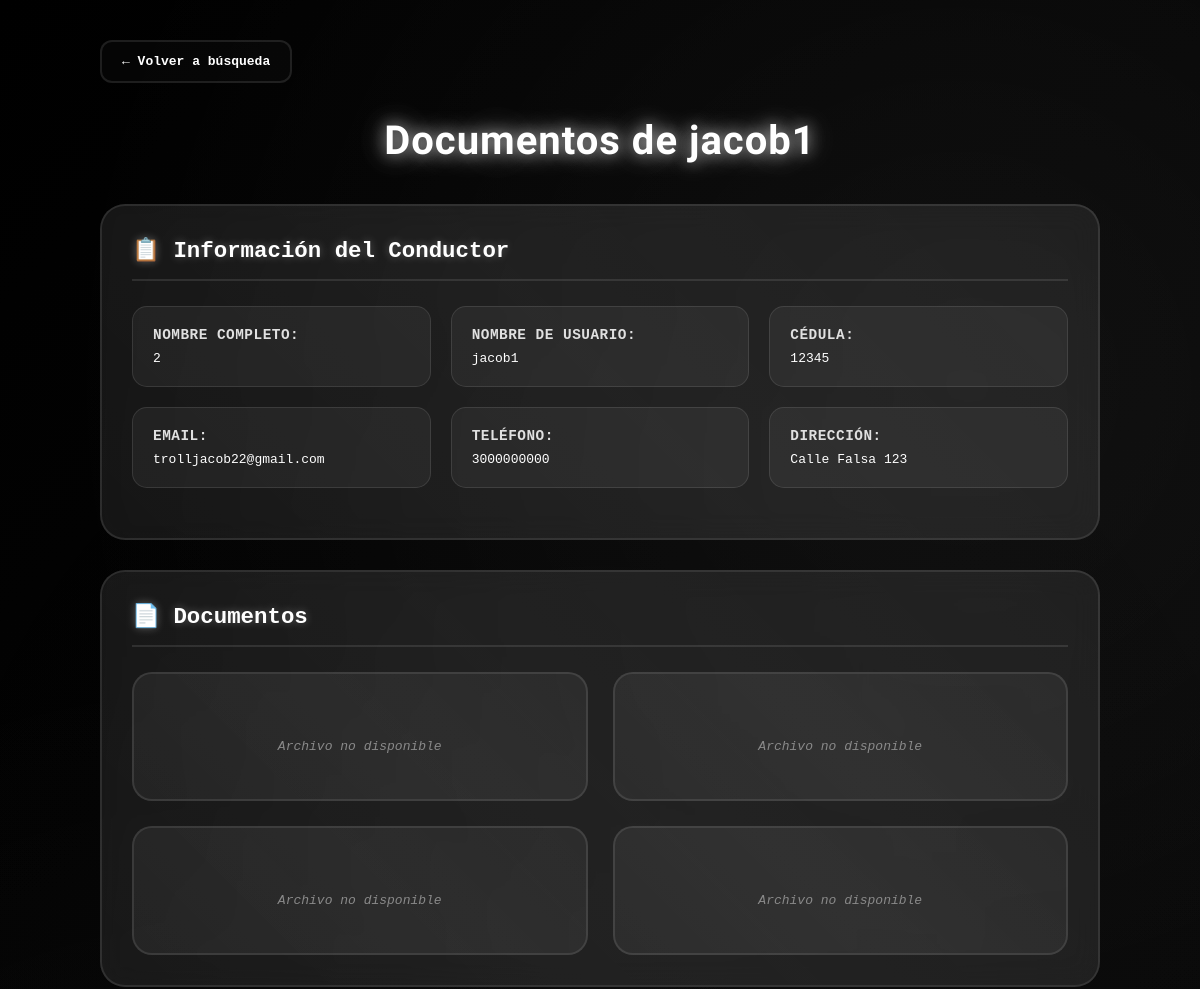
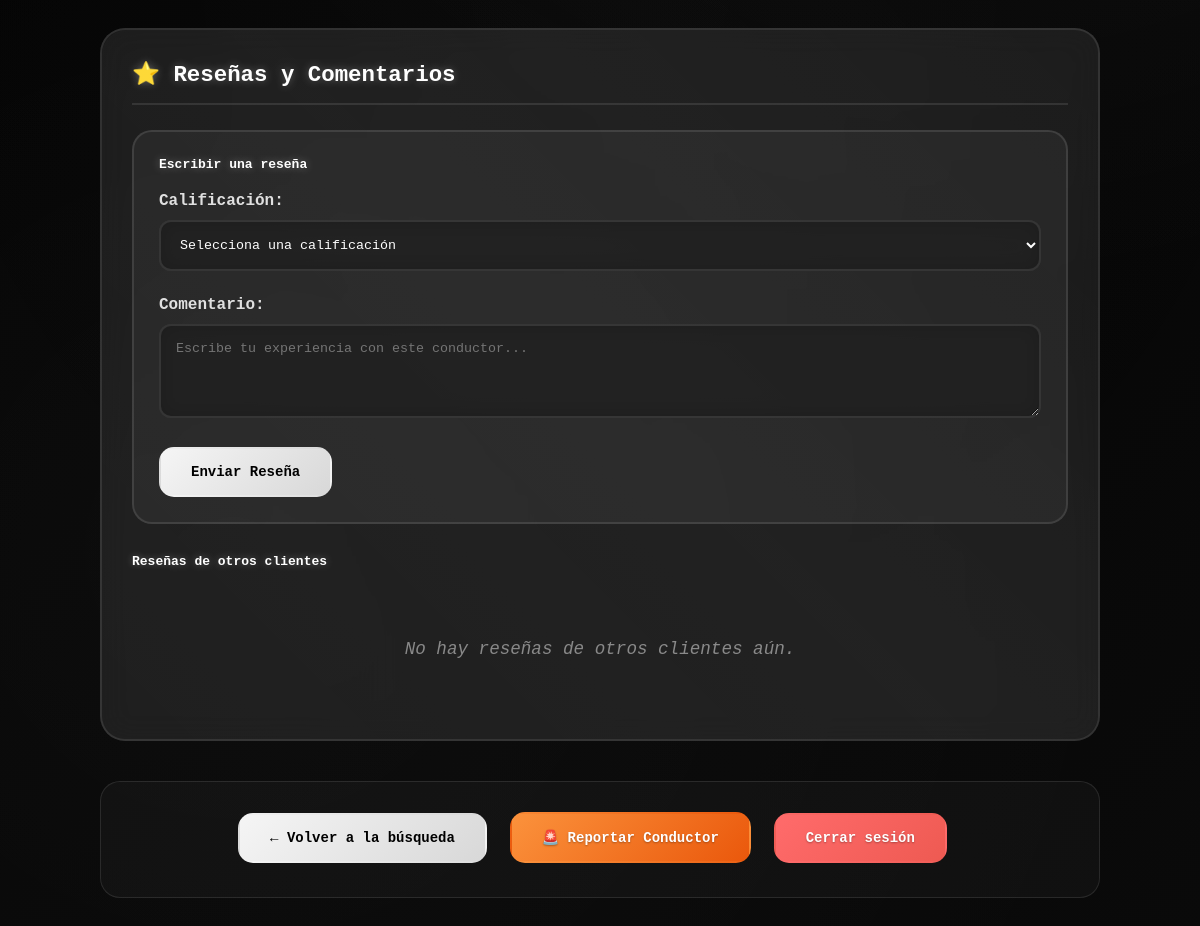
The app's page /ver-documentos/1/ with its own data (2 pictures, top to bottom).
### conductores/models.py (models this page shows, shortened)
class Conductor(models.Model):
    user = models.OneToOneField(User, on_delete=models.CASCADE, related_name='conductor')
    nombre = models.CharField(max_length = 30)
    cedula = models.CharField(max_length=15)
    telefono = models.CharField(max_length=20)
    direccion = models.CharField(max_length=100)
    @property
    def correo(self):
        return self.user.email

class Documento(models.Model):
    TIPO_CHOICES = [
        ('licencia', 'Licencia de conducción'),
        ('SOAT', 'SOAT'),
        ('RTM', 'Revisión técnico-mecánica'),
    ]
    ESTADO_CHOICES = [
        ('pendiente', 'Pendiente'),
        ('validado', 'Validado'),
        ('rechazado', 'Rechazado'),
    ]
    conductor = models.ForeignKey(Conductor, on_delete=models.CASCADE, related_name='documentos')
    tipo = models.CharField(max_length=20, choices=TIPO_CHOICES)
    archivo = models.FileField(upload_to='documentos/')
    fecha_subida = models.DateField(auto_now_add=True)  # ✅ se guarda automáticamente al subir
    fecha_vencimiento = models.DateField()
    estado = models.CharField(max_length=10, choices=ESTADO_CHOICES, default='pendiente')

### tasks/views.py (the view)
# urls.py: path('ver-documentos/<int:conductor_id>/', ver_documentos_conductor, name='ver_documentos_conductor'),
def ver_documentos_conductor(request, conductor_id):
    conductor = get_object_or_404(Conductor, id=conductor_id)
    documentos = Documento.objects.filter(conductor=conductor)
    for documento in documentos:
        if documento.archivo and documento.archivo.name:
            try:
                documento.archivo_exists = documento.archivo.storage.exists(documento.archivo.name)
            except Exception as e:
                documento.archivo_exists = False
                print(f"Error verificando archivo {documento.archivo.name}: {e}")
        else:
            documento.archivo_exists = False
    reseña_existente = False
    otras_reseñas = []
    if request.user.is_authenticated:
        reseña_existente = Resena.objects.filter(
            cliente=request.user,
            conductor=conductor  # ✅ usar el objeto Conductor, no conductor.user
        ).exists()
        otras_reseñas = Resena.objects.filter(
    conductor=conductor
).exclude(cliente=request.user).order_by('-fecha')  # ✅ usar el campo correcto
        if request.method == 'POST' and not reseña_existente:
            calificacion = request.POST.get('calificacion')
            comentario = request.POST.get('comentario')
            if calificacion and comentario:
                try:
                    Resena.objects.create(
                        cliente=request.user,
                        conductor=conductor,  # ✅ guardar el Conductor
                        calificacion=int(calificacion),
                        comentario=comentario
                    )
                    messages.success(request, '¡Reseña enviada exitosamente!')
                    return HttpResponseRedirect(reverse('ver_documentos_conductor', args=[conductor_id]))
                except Exception as e:
                    messages.error(request, f'Error al enviar la reseña: {str(e)}')
            else:
                messages.error(request, 'Por favor completa todos los campos.')
    else:
        otras_reseñas = Resena.objects.filter(
    conductor=conductor
).order_by('-fecha')  # ✅
    context = {
        'conductor': conductor,
        'documentos': documentos,
        'reseña_existente': reseña_existente,
        'otras_reseñas': otras_reseñas,
    }
    return render(request, 'documentos_conductor.html', context)

### tasks/templates/documentos_conductor.html (shortened to what this page needs)
<!DOCTYPE html>
<html>
<head>
</head>
<body>
    <div class="container">
        <a href="{% url 'vista_cliente' %}" class="back-link">← Volver a búsqueda</a>
        <h2>Documentos de {{ conductor.user.username }}</h2>
        <div class="section">
            <h3>📋 Información del Conductor</h3>
            <div class="conductor-info">
                <div class="info-item">
                    <strong>Nombre Completo:</strong>
                    {{ conductor.nombre }}
                </div>
                <div class="info-item">
                    <strong>Nombre de Usuario:</strong>
                    {{ conductor.user.username }}
                </div>
                <div class="info-item">
                    <strong>Cédula:</strong>
                    {{ conductor.cedula|default:"No especificada" }}
                </div>
                <div class="info-item">
                    <strong>Email:</strong>
                    {{ conductor.correo }}
                </div>
                <div class="info-item">
                    <strong>Teléfono:</strong>
                    {{ conductor.telefono|default:"No especificado" }}
                </div>
                <div class="info-item">
                    <strong>Dirección:</strong>
                    {{ conductor.direccion|default:"No especificada" }}
                </div>
            </div>
        </div>
        <div class="section">
            <h3>📄 Documentos</h3>
            {% if documentos %}
            <div class="documentos-grid">
                {% for documento in documentos %}
                <div class="documento">
                    {% if documento.archivo and documento.archivo.name and documento.archivo_exists %}
                        <img src="{{ documento.archivo.url }}" alt="{{ documento.tipo_documento }}">
                        <br>
                        <a href="{{ documento.archivo.url }}" target="_blank" class="btn">
                            Ver documento completo
                        </a>
                    {% elif documento.archivo and documento.archivo.name %}
                        <p class="text-muted">Archivo no disponible</p>
                    {% else %}
                        <p class="text-muted">Sin archivo adjunto</p>
                    {% endif %}
                </div>
                {% endfor %}
            </div>
            {% else %}
            <div class="no-documents">
                No hay documentos disponibles para este conductor.
            </div>
            {% endif %}
        </div>
        <div class="section">
            <h3>⭐ Reseñas y Comentarios</h3>
            {% if not reseña_existente %}
            <div class="resena-form">
                <h4 style="margin-bottom: 20px; color: var(--primary); text-shadow: 0 0 8px rgba(255, 255, 255, 0.3);">Escribir una reseña</h4>
                <form method="post">
                    <div class="form-group">
                        <label for="calificacion">Calificación:</label>
                        <select name="calificacion" id="calificacion" required>
                            <option value="">Selecciona una calificación</option>
                        </select>
                    </div>
                    <div class="form-group">
                        <label for="comentario">Comentario:</label>
                        <textarea name="comentario" id="comentario" rows="4"
                                placeholder="Escribe tu experiencia con este conductor..." required></textarea>
                    </div>
                    <button type="submit" class="btn">Enviar Reseña</button>
                </form>
            </div>
            {% else %}
            <div class="alert alert-info">
                ✅ Ya has enviado una reseña para este conductor.
            </div>
            {% endif %}
            <h4 style="margin: 30px 0 20px 0; color: var(--primary); text-shadow: 0 0 8px rgba(255, 255, 255, 0.3);">Reseñas de otros clientes</h4>
            {% if otras_reseñas %}
            <div class="resenas-lista">
                {% for resena in otras_reseñas %}
                <div class="resena">
                    <div class="resena-header">
                        <span class="resena-usuario">{{ resena.cliente.username }}</span>
                        <span class="resena-calificacion">
                            {% for i in "12345" %}
                                {% if forloop.counter <= resena.calificacion %}⭐{% else %}☆{% endif %}
                            {% endfor %}
                        </span>
                    </div>
                    <div class="resena-comentario">{{ resena.comentario }}</div>
                </div>
                {% endfor %}
            </div>
            {% else %}
            <div class="no-reviews">
                No hay reseñas de otros clientes aún.
            </div>
            {% endif %}
        </div>
        <div class="action-buttons">
            <a href="{% url 'vista_cliente' %}" class="btn">← Volver a la búsqueda</a>
            <a href="{% url 'reportar_conductor' conductor.user.id %}" class="btn btn-report">🚨 Reportar Conductor</a>
            <a href="{% url 'logout' %}" class="btn btn-danger">Cerrar sesión</a>
        </div>
    </div>
</body>
</html>

### records on screen
Conductor: user.username "jacob1", nombre "2", cedula "12345", correo "trolljacob22@gmail.com", telefono "3000000000", direccion "Calle Falsa 123"
Documento: shows "Archivo no disponible"
Documento: shows "Archivo no disponible"
Documento: shows "Archivo no disponible"
Documento: shows "Archivo no disponible"
